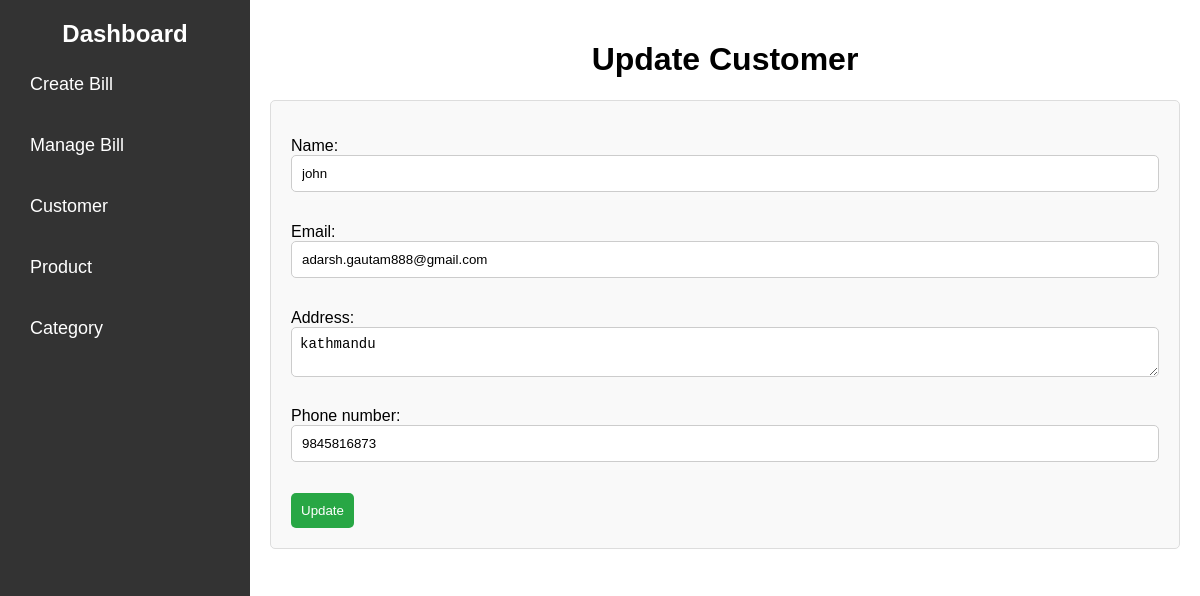
/create_customer/customer_update/6/, run on the app's committed database.
### invoice/models.py (models this page shows, shortened)
class Customer(models.Model):
    name = models.CharField(max_length=100)
    email = models.EmailField(unique=True)
    address = models.TextField()
    phone_number = models.CharField(max_length=20)
    created_at = models.DateTimeField(auto_now_add=True)

### invoice/views.py (the view)
# urls.py: path('create_customer/customer_update/<int:id>/', views.customer_update, name='customer_update'),
def customer_update(request, id):
    customer = get_object_or_404(Customer, id=id)
    if request.method == 'POST':
        formc = CustomerForm(request.POST, instance=customer)
        if formc.is_valid():
            formc.save()
            return redirect('create_customer')
    else:
        formc = CustomerForm(instance=customer)
    return render(request, 'update_customer.html', {'formc': formc})

### invoice/forms.py
class CustomerForm(forms.ModelForm):
    class Meta:
        model = Customer
        fields = ['name', 'email', 'address', 'phone_number']

### invoice/templates/update_customer.html (shortened to what this page needs)
{% extends 'home.html' %}
{% load static %}
{% block css %}
<link rel="stylesheet" href="{% static 'invoice/css/update_customer.css' %}">
{% endblock %}
{% block content %}
<h1>Update Customer</h1>
    <div class="form-container">
        <form method="post">
            {{ formc.as_p }}
            <button type="submit">Update</button>
        </form>
    </div>
{% endblock %}

### invoice/static/invoice/css/base.css (style rules this page uses)
body { margin: 0; padding: 0; font-family: Arial, sans-serif; }
h1 { text-align: center; }

### invoice/static/invoice/css/update_customer.css (style rules this page uses)
.form-container { max-width: 1000px; margin: 0 auto; padding: 20px; background-color: #f9f9f9; border: 1px solid #ddd; border-radius: 5px; }
.form-container input[type="text"], .form-container input[type="email"] { width: 100%; padding: 10px; margin-bottom: 15px; box-sizing: border-box; border: 1px solid #ccc; border-radius: 5px; }
.form-container textarea[name="address"] { width: 100%; padding: 8px; margin-bottom: 10px; box-sizing: border-box; border: 1px solid #ccc; border-radius: 5px; font-size: 14px; height: 50px; }
.form-container button[type="submit"] { width: auto; padding: 10px; background-color:#28a745; color: white; border: none; border-radius: 5px; cursor: pointer; transition: background-color 0.3s; }
h1 { text-align: center; }

### data on the page
Customer: name "john", email "adarsh.gautam888@gmail.com", address "kathmandu", phone_number "9845816873"
